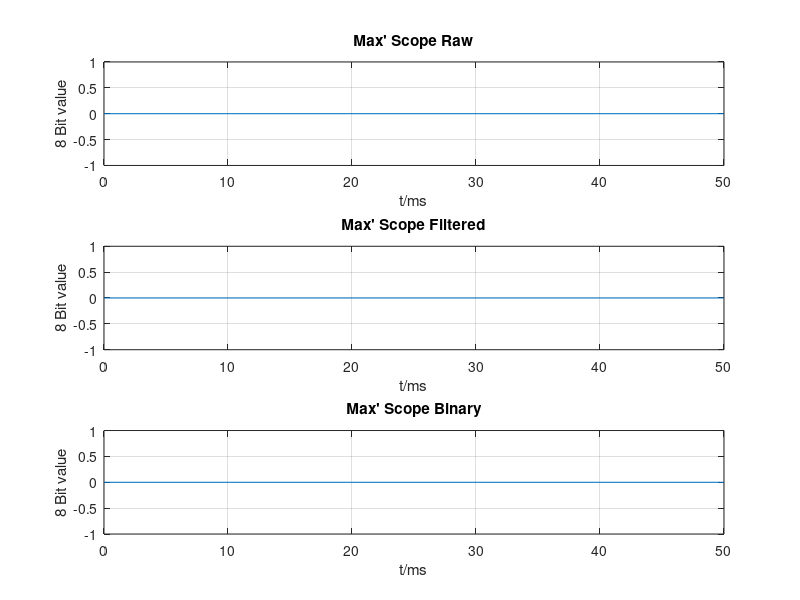

Reproduce this figure in MATLAB. (Note: this script raises an error after producing the figure.)
%%%%%%%%%%%%%%%%%%%%%%%%%%%%%%%%%%%%%%%%%%%%%%%%%%%%%%%%%%%%%%%
% Author:       S3xm3x
% Date:         08.03.2017
% File:         osci.m
%%%%%%%%%%%%%%%%%%%%%%%%%%%%%%%%%%%%%%%%%%%%%%%%%%%%%%%%%%%%%%%

	%%%%%%%%%%%%%%%%%%%%%%%%%%%%%%%%%%%%%%%%%%%%%%%%%%%%%%%
        % Vars
        %%%%%%%%%%%%%%%%%%%%%%%%%%%%%%%%%%%%%%%%%%%%%%%%%%%%%%%
		
		samp_rate = 250e3			% Hertz
		refresh_rate =	0.05			% Seconds 
		PRE = 100				% Downsampling rate of the write function
		N = samp_rate*refresh_rate/PRE		% Number of samples
		fileRaw = 'raw.csv'
		fileFiltered = 'filtered.csv'	
		fileBinary = 'binary.csv'	
		n = 1;					% Additional decimation if necessary		

	%%%%%%%%%%%%%%%%%%%%%%%%%%%%%%%%%%%%%%%%%%%%%%%%%%%%%%%
        % Readout and plot
        %%%%%%%%%%%%%%%%%%%%%%%%%%%%%%%%%%%%%%%%%%%%%%%%%%%%%%%
				
		offset = 0;
		C0 = 0;
		C1 = 0;
		t = linspace(0,refresh_rate*1e3,N/n);	
		M1 = zeros(1,N);
		P1 = M1(1:n:end);
		M2 = zeros(1,N);
		P2 = M2(1:n:end);
		M3 = zeros(1,N);
		P3 = M3(1:n:end);

		osciRaw = subplot(3,1,1);		% Generate subplots
		plot(t,P1);
		grid on;
		xlabel('t/ms');
		ylabel('8 Bit value');
		title('Max'' Scope Raw');
		osciFilt = subplot(3,1,2);
		plot(t,P2);
		grid on;
		xlabel('t/ms');
		ylabel('8 Bit value');
		title('Max'' Scope Filtered');
		osciBin = subplot(3,1,3);
		plot(t,P3);
		grid on;
		xlabel('t/ms');
		ylabel('8 Bit value');
		title('Max'' Scope Binary');
		sum=0;
		minRaw = 0;
		maxRaw = 0;
		minFiltered = 0;
		maxFiltered = 0;
		
		while (length(M1) >= N)							% Update plot in regular walls
			R0 = offset * N;
			R1 = offset * N + N - 1;
			M1 = dlmread(fileRaw,',',[R0,C0,R1,C1]);
			P1 = M1(1 : n : end);						% Decimate!
			M2 = dlmread(fileFiltered,',',[R0,C0,R1,C1]);
			P2 = M2(1 : n : end);						% Decimate!
			M3 = dlmread(fileBinary,',',[R0,C0,R1,C1]);
			P3 = M3(1 : n : end);
			if( (minRaw_t=min(P1)) < minRaw)				% Adjust the axis of the subplots
				minRaw = minRaw_t;
			end
			if( (maxRaw_t=max(P1)) > maxRaw)
				maxRaw = maxRaw_t;	
			end
			if( (minFiltered_t=min(P2)) < minFiltered)			
				minFiltered = minFiltered_t;
			end
			if( (maxFiltered_t=max(P2)) > maxFiltered)
				maxFiltered = maxFiltered_t;		
			end
			set(findobj(osciRaw, 'type', 'line'), 'xdata', t, 'ydata', P1);	% Actual updating 
			set(findobj(osciFilt, 'type', 'line'), 'xdata', t, 'ydata', P2); 
			set(findobj(osciBin, 'type', 'line'), 'xdata', t, 'ydata', P3); 
			axis(osciRaw,[0 refresh_rate*1e3 minRaw maxRaw]);		% Actual axis adjustment
			axis(osciFilt,[0 refresh_rate*1e3 minFiltered maxFiltered]);
			axis(osciBin,[0 refresh_rate*1e3 0 1.1]);
			offset = offset + 1;
			sum=sum+length(P2)
			pause(refresh_rate);			
		end
